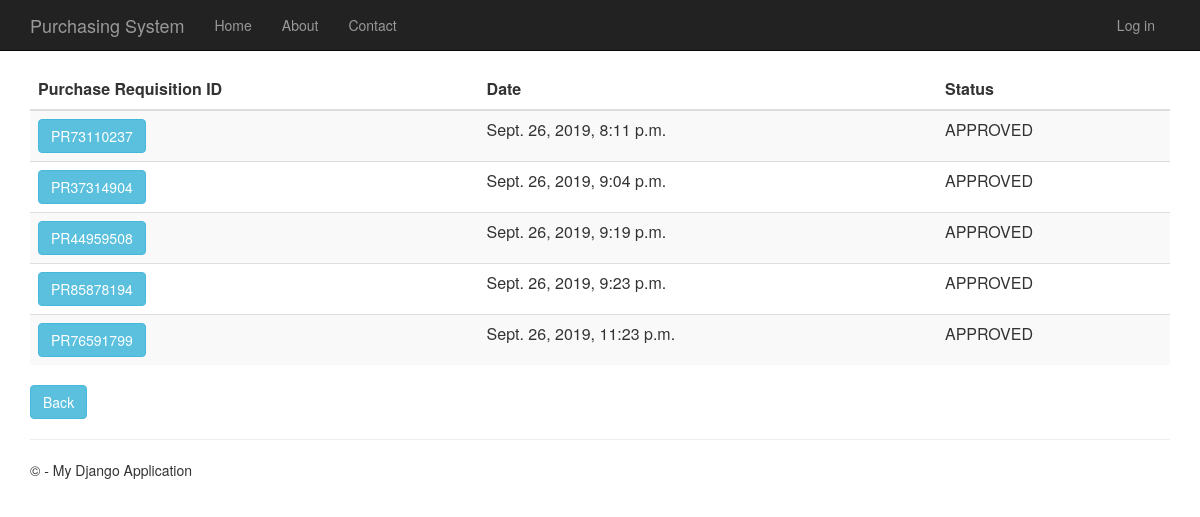
The app's page /purchaserequisitionhistory, older data.
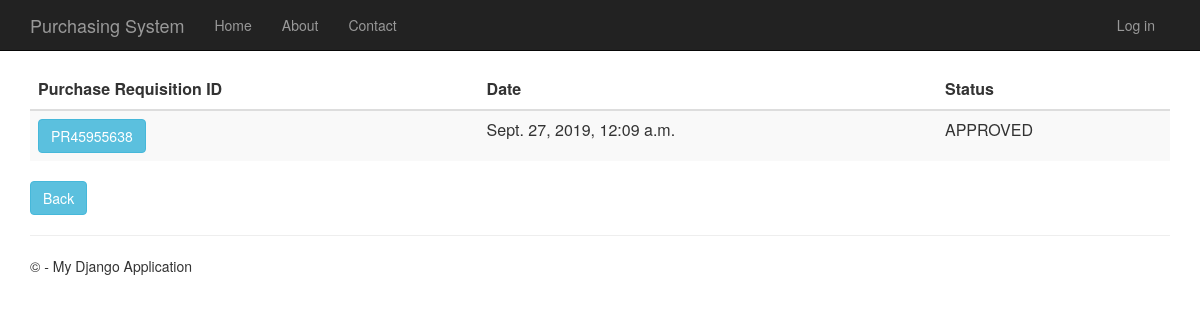
The same page, newer data.
### PurchaseRequisition/models.py (models this page shows)
class PurchaseRequisition(models.Model):
    pr_id= models.CharField(max_length=10, primary_key=True) #takes character
    description= models.TextField(null=True,default=None, blank=True)
    time_created= models.DateTimeField()
    total_price= models.DecimalField(max_digits=10, decimal_places=2, default=Decimal('0.00'))
    status= models.TextField(max_length=10, default="Pending")
    person_id = models.ForeignKey(Person)
    def __str__(self):
        return str(self.pr_id)

### PurchaseRequisition/views.py (the view)
# urls.py: url(r'^purchaserequisitionhistory', PurchaseRequisition.views.purchaserequisitionhistory, name="purchase_requisition_history"),
def purchaserequisitionhistory(request):
    purchase_requisitions = PurchaseRequisition.objects.all()
    print(purchase_requisitions)
    context = {
            'title':'Purchase Requisition History',
            'rows':purchase_requisitions
        }
    return render(request,'PurchaseRequisition/purchaserequisitionhistory.html',context)

### PurchaseRequisition/templates/PurchaseRequisition/purchaserequisitionhistory.html
﻿{% extends "app/layout.html" %}
{% block content %}
<div class="purchaseorderhistory margintop" action="menu" >
    <form action="purchaserequisitionhistorydetails" method="GET">
        <table class="table table-striped margintop">
          <thead>
            <tr>
              <th scope="col">Purchase Requisition ID</th>
              <th scope="col">Date</th>
              <th scope="col">Status</th>
            </tr>
          </thead>
          <tbody>
              {% for r in rows %}
            <tr>
                 <td><button type="submit" name="pr_id" value="{{r.pr_id}}" class="btn btn-info" >{{r.pr_id}}</button></td>
                 <td>{{r.time_created}}</td>
                 <td>{{r.status}}</td>
            </tr>
              {% endfor %}
          </tbody>
        </table>
    </form>
       <form action="menu">
        <div class="margintop">
            <button type="submit" class="btn btn-info" >Back</button>
        </div>
    </form>
</div>
{% endblock %}

### app/templates/app/layout.html (shortened to what this page needs)
﻿<!DOCTYPE html>
<html>
<head>
    {% load staticfiles %}
    <link rel="stylesheet" type="text/css" href="{% static 'app/content/bootstrap.min.css' %}" />
    <link rel="stylesheet" type="text/css" href="{% static 'app/content/site.css' %}" />
</head>
<body>
    <div class="navbar navbar-inverse navbar-fixed-top">
        <div class="container">
            <div class="navbar-header">
                <a href="/" class="navbar-brand">Purchasing System</a>
            </div>
            <div class="navbar-collapse collapse">
                <ul class="nav navbar-nav">
                    <li><a href="{% url 'home' %}">Home</a></li>
                    <li><a href="{% url 'about' %}">About</a></li>
                    <li><a href="{% url 'contact' %}">Contact</a></li>
                </ul>
                {% include 'app/loginpartial.html' %}
            </div>
        </div>
    </div>
    <div class="container body-content">
{% block content %}{% endblock %}
        <hr/>
        <footer>
            <p>&copy; {{ year }} - My Django Application</p>
        </footer>
    </div>
</body>
</html>

### app/templates/app/loginpartial.html
{% if user.is_authenticated %}
<form id="logoutForm" action="/logout" method="post" class="navbar-right">
    {% csrf_token %}
    <ul class="nav navbar-nav navbar-right">
        <li><span class="navbar-brand">Hello {{ user.username }}!</span></li>
        <li><a href="javascript:document.getElementById('logoutForm').submit()">Log off</a></li>
    </ul>
</form>
{% else %}
<ul class="nav navbar-nav navbar-right">
    <li><a href="{% url 'login' %}">Log in</a></li>
</ul>
{% endif %}

### app/static/app/content/site.css (style rules this page uses)
body { padding-top: 50px; padding-bottom: 20px; }
.body-content { padding-left: 15px; padding-right: 15px; }

Row changes from the older to the newer data that the page shows:
removed PurchaseRequisition: pr_id "PR73110237", time_created "Sept. 26, 2019, 8:11 p.m.", status "APPROVED"
removed PurchaseRequisition: pr_id "PR37314904", time_created "Sept. 26, 2019, 9:04 p.m.", status "APPROVED"
removed PurchaseRequisition: pr_id "PR44959508", time_created "Sept. 26, 2019, 9:19 p.m.", status "APPROVED"
removed PurchaseRequisition: pr_id "PR85878194", time_created "Sept. 26, 2019, 9:23 p.m.", status "APPROVED"
removed PurchaseRequisition: pr_id "PR76591799", time_created "Sept. 26, 2019, 11:23 p.m.", status "APPROVED"
added PurchaseRequisition: pr_id "PR45955638", time_created "Sept. 27, 2019, 12:09 a.m.", status "APPROVED"
